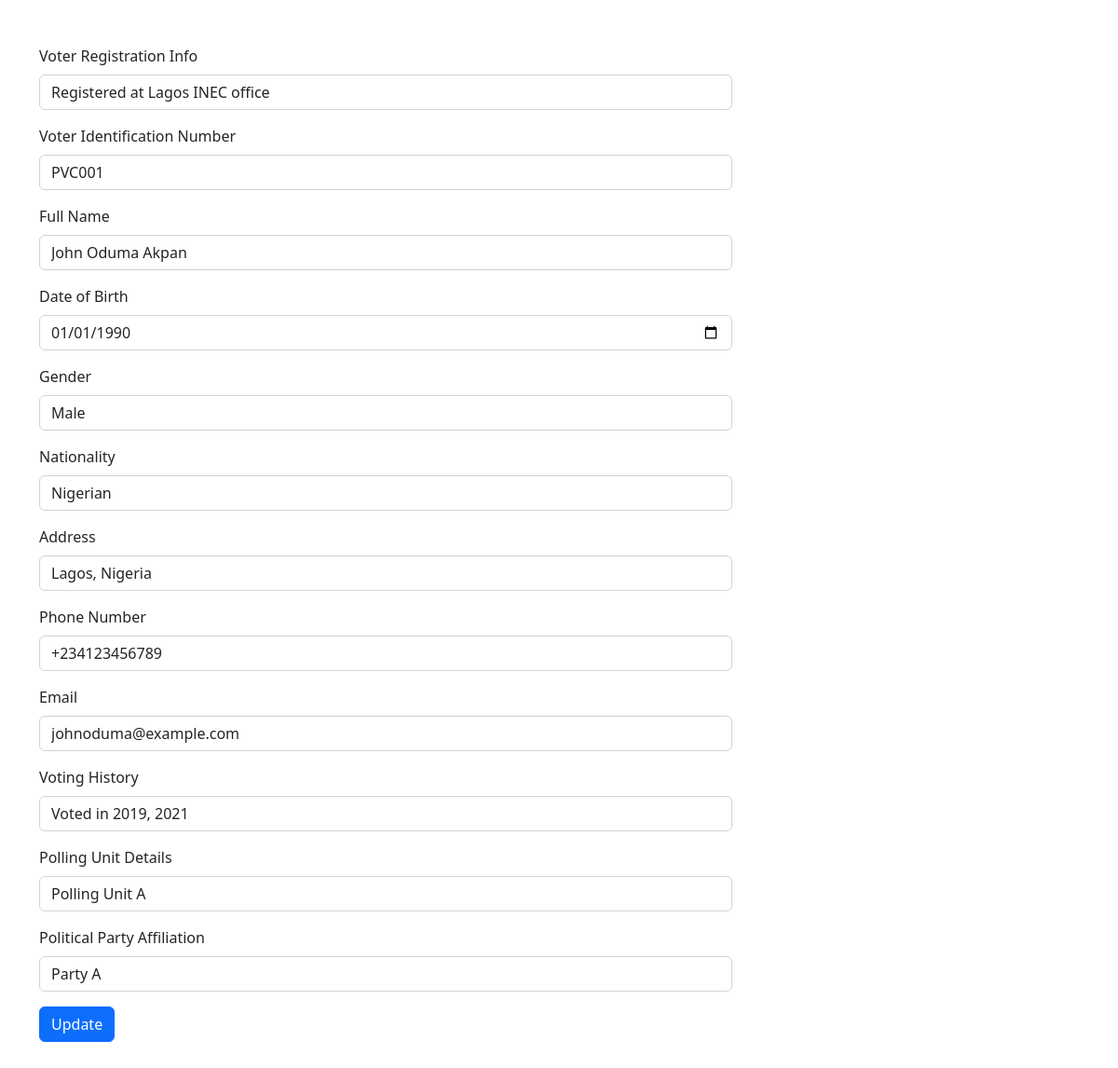
/INEC/update.php?updateid=1, run on the app's committed database.
### tables this page shows
CREATE TABLE `inec_db` (
  `id` int(11) NOT NULL,
  `ucrNumber` varchar(20) NOT NULL,
  `voterRegistrationInfo` varchar(255) DEFAULT NULL,
  `voterIdentificationNumber` varchar(50) DEFAULT NULL,
  `name` varchar(100) DEFAULT NULL,
  `dateOfBirth` date DEFAULT NULL,
  `gender` varchar(10) DEFAULT NULL,
  `nationality` varchar(50) DEFAULT NULL,
  `address` varchar(255) DEFAULT NULL,
  `phoneNumber` varchar(20) DEFAULT NULL,
  `email` varchar(100) DEFAULT NULL,
  `votingHistory` varchar(255) DEFAULT NULL,
  `pollingUnitDetails` varchar(255) DEFAULT NULL,
  `politicalPartyAffiliation` varchar(100) DEFAULT NULL,
  `fingerprints` blob DEFAULT NULL,
  `photograph` blob DEFAULT NULL
);

### INEC/update.php (the view, shortened to what this page needs)
<?php
include 'connect.php';
$id = $_GET['updateid'];
$sql = "SELECT * FROM `inec_db` WHERE id = $id";
$result = mysqli_query($connection, $sql);
$row = mysqli_fetch_assoc($result);
$voterRegistrationInfo = $row['voterRegistrationInfo'];
$voterIdentificationNumber = $row['voterIdentificationNumber'];
$name = $row['name'];
$dateOfBirth = $row['dateOfBirth'];
$gender = $row['gender'];
$nationality = $row['nationality'];
$address = $row['address'];
$phoneNumber = $row['phoneNumber'];
$email = $row['email'];
$votingHistory = $row['votingHistory'];
$pollingUnitDetails = $row['pollingUnitDetails'];
$politicalPartyAffiliation = $row['politicalPartyAffiliation'];
?>
<!doctype html>
<html lang="en">
  <head>
    <link href="https://cdn.jsdelivr.net/npm/bootstrap@5.2.2/dist/css/bootstrap.min.css" rel="stylesheet">
  </head>
  <body>
    <div class="container">
        <div class="my-5 col-8 center">
        <form method="post">
        <div class="mb-3">
            <label class="form-label">Voter Registration Info</label>
            <input type="text" name="voterRegistrationInfo" class="form-control" placeholder="Enter voter registration info" autocomplete="off" value="<?php echo $voterRegistrationInfo; ?>">
        </div>
        <div class="mb-3">
            <label class="form-label">Voter Identification Number</label>
            <input type="text" name="voterIdentificationNumber" class="form-control" placeholder="Enter voter identification number" autocomplete="off" value="<?php echo $voterIdentificationNumber; ?>">
        </div>
        <div class="mb-3">
            <label class="form-label">Full Name</label>
            <input type="text" name="name" class="form-control" placeholder="Enter full name" autocomplete="off" value="<?php echo $name; ?>">
        </div>
        <div class="mb-3">
            <label class="form-label">Date of Birth</label>
            <input type="date" name="dateOfBirth" class="form-control" autocomplete="off" value="<?php echo $dateOfBirth; ?>">
        </div>
        <div class="mb-3">
            <label class="form-label">Gender</label>
            <input type="text" name="gender" class="form-control" placeholder="Enter gender" autocomplete="off" value="<?php echo $gender; ?>">
        </div>
        <div class="mb-3">
            <label class="form-label">Nationality</label>
            <input type="text" name="nationality" class="form-control" placeholder="Enter nationality" autocomplete="off" value="<?php echo $nationality; ?>">
        </div>
        <div class="mb-3">
            <label class="form-label">Address</label>
            <input type="text" name="address" class="form-control" placeholder="Enter address" autocomplete="off" value="<?php echo $address; ?>">
        </div>
        <div class="mb-3">
            <label class="form-label">Phone Number</label>
            <input type="text" name="phoneNumber" class="form-control" placeholder="Enter phone number" autocomplete="off" value="<?php echo $phoneNumber; ?>">
        </div>
        <div class="mb-3">
            <label class="form-label">Email</label>
            <input type="text" name="email" class="form-control" placeholder="Enter email" autocomplete="off" value="<?php echo $email; ?>">
        </div>
        <div class="mb-3">
            <label class="form-label">Voting History</label>
            <input type="text" name="votingHistory" class="form-control" placeholder="Enter voting history" autocomplete="off" value="<?php echo $votingHistory; ?>">
        </div>
        <div class="mb-3">
            <label class="form-label">Polling Unit Details</label>
            <input type="text" name="pollingUnitDetails" class="form-control" placeholder="Enter polling unit details" autocomplete="off" value="<?php echo $pollingUnitDetails; ?>">
        </div>
        <div class="mb-3">
            <label class="form-label">Political Party Affiliation</label>
            <input type="text" name="politicalPartyAffiliation" class="form-control" placeholder="Enter political party affiliation" autocomplete="off" value="<?php echo $politicalPartyAffiliation; ?>">
        </div>
        <button type="submit" class="btn btn-primary" name="submit">Update</button>
    </form>
        </div>
    </div>
  </body>
</html>

### data on the page
inec_db: voterRegistrationInfo "Registered at Lagos INEC office", voterIdentificationNumber "PVC001", name "John Oduma Akpan", dateOfBirth "01/01/1990", gender "Male", nationality "Nigerian", address "Lagos, Nigeria", phoneNumber "+234123456789", email "johnoduma@example.com", votingHistory "Voted in 2019, 2021", pollingUnitDetails "Polling Unit A", politicalPartyAffiliation "Party A"
